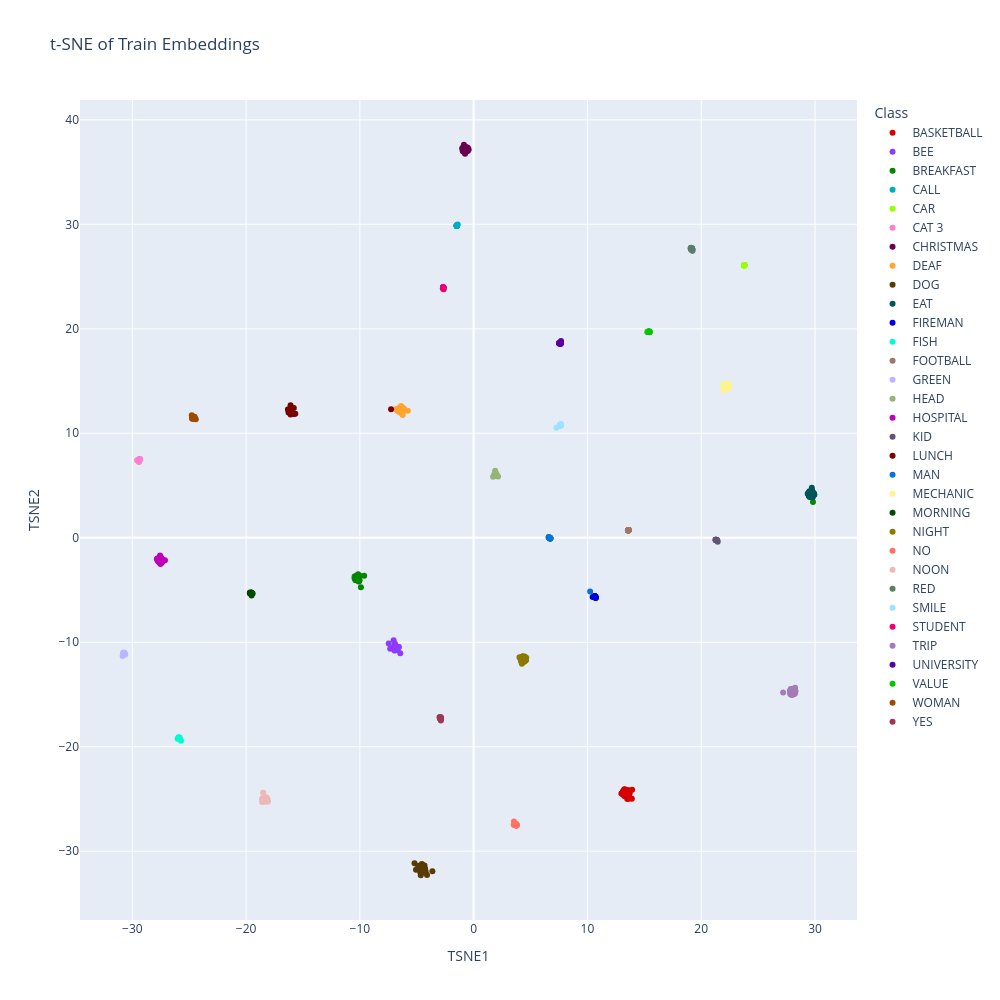

Notebook source saved alongside this figure:
### Code cell
embeddings = train["last_embeddings"]
labels = train["labels"]
id_to_label = train["id_to_label"]

class_names = [id_to_label[label] for label in labels]

tsne = TSNE(
    n_components=2,
    perplexity=30,
    learning_rate="auto",
    init="pca",
    random_state=42
)

embeddings_2d = tsne.fit_transform(embeddings)

df = pd.DataFrame({
    "TSNE1": embeddings_2d[:, 0],
    "TSNE2": embeddings_2d[:, 1],
    "Class": class_names
})

palette_32 = cc.glasbey[:32]

fig = px.scatter(
    df,
    x="TSNE1",
    y="TSNE2",
    color="Class",
    title="t-SNE of Train Embeddings",
    width=1000,
    height=1000,
    color_discrete_sequence=palette_32
)

fig.show()

### Figure 1 — Plotly figure (JSON) as saved in the notebook; plotly's stock layout.template omitted (floating-point values rounded to 4 significant figures)
{"data": [{"hovertemplate": "Class=BASKETBALL<br>TSNE1=%{x}<br>TSNE2=%{y}<extra></extra>", "legendgroup": "BASKETBALL", "marker": {"color": "#d60000", "symbol": "circle"}, "mode": "markers", "name": "BASKETBALL", "orientation": "v", "showlegend": true, "type": "scatter", "x": [13.33, 13.49, 13.93, 13.13, 13.67, 13.27, 13.6, 13.17, 13.24, 13.19, 13.14, 13.72, 13.48, 13.11, 13.54, 13.09, 13.27, 13.59, 13.64, 13.57, 13.9, 13.62, 13.33, 13.25, 13.23, 13.21, 12.98, 13.62, 13.64, 13.67], "xaxis": "x", "y": [-24.67, -24.97, -24.13, -24.27, -24.73, -24.73, -24.63, -24.42, -24.07, -24.22, -24.57, -24.41, -24.17, -24.54, -24.23, -24.36, -24.12, -24.17, -24.57, -25.0, -24.98, -24.26, -24.1, -24.18, -24.7, -24.58, -24.48, -24.2, -24.4, -24.51], "yaxis": "y"}, {"hovertemplate": "Class=BEE<br>TSNE1=%{x}<br>TSNE2=%{y}<extra></extra>", "legendgroup": "BEE", "marker": {"color": "#8c3bff", "symbol": "circle"}, "mode": "markers", "name": "BEE", "orientation": "v", "showlegend": true, "type": "scatter", "x": [-7.028, -6.88, -6.939, -6.876, -6.847, -6.682, -6.584, -7.337, -6.945, -6.748, -6.965, -7.088, -6.875, -6.883, -6.919, -6.843, -6.673, -6.687, -6.781, -6.841, -6.45, -6.915, -7.035, -6.593, -7.465, -6.669], "xaxis": "x", "y": [-10.59, -10.6, -10.41, -10.55, -10.76, -10.54, -10.46, -10.63, -10.7, -10.71, -10.8, -10.47, -10.63, -10.55, -10.35, -10.47, -10.64, -10.45, -10.51, -10.68, -11.06, -10.14, -9.815, -10.45, -10.11, -10.44], "yaxis": "y"}, {"hovertemplate": "Class=BREAKFAST<br>TSNE1=%{x}<br>TSNE2=%{y}<extra></extra>", "legendgroup": "BREAKFAST", "marker": {"color": "#018700", "symbol": "circle"}, "mode": "markers", "name": "BREAKFAST", "orientation": "v", "showlegend": true, "type": "scatter", "x": [-9.91, -10.11, -9.964, -10.06, 29.82, -10.46, -10.3, -10.35, -10.04, -10.23, -10.39, -10.07, -9.624, -10.15, -10.32, -10.33, -10.44, -10.46, -10.29, -10.05, -10.35, -10.11, -10.24, -10.27, -10.31, -10.26], "xaxis": "x", "y": [-4.743, -4.107, -3.663, -4.054, 3.415, -3.895, -3.77, -3.705, -4.075, -3.782, -4.057, -4.173, -3.632, -3.49, -3.68, -3.709, -3.83, -3.708, -3.647, -4.101, -3.681, -4.194, -3.605, -3.798, -3.786, -3.779], "yaxis": "y"}, {"hovertemplate": "Class=CALL<br>TSNE1=%{x}<br>TSNE2=%{y}<extra></extra>", "legendgroup": "CALL", "marker": {"color": "#00acc6", "symbol": "circle"}, "mode": "markers", "name": "CALL", "orientation": "v", "showlegend": true, "type": "scatter", "x": [-1.489, -1.489, -1.485, -1.49, -1.488, -1.489, -1.489, -1.487, -1.473, -1.486, -1.488, -1.475, -1.493, -1.486, -1.487, -1.403, -1.489, -1.486, -1.476], "xaxis": "x", "y": [29.87, 29.85, 29.87, 29.85, 29.87, 29.86, 29.87, 29.86, 29.92, 29.87, 29.87, 29.91, 29.83, 29.86, 29.86, 29.98, 29.86, 29.9, 29.89], "yaxis": "y"}, {"hovertemplate": "Class=CAR<br>TSNE1=%{x}<br>TSNE2=%{y}<extra></extra>", "legendgroup": "CAR", "marker": {"color": "#97ff00", "symbol": "circle"}, "mode": "markers", "name": "CAR", "orientation": "v", "showlegend": true, "type": "scatter", "x": [23.78, 23.78, 23.8, 23.77, 23.79, 23.77, 23.77, 23.77, 23.79, 23.78, 23.78, 23.77, 23.77, 23.78, 23.78, 23.75, 23.77, 23.78, 23.78], "xaxis": "x", "y": [26.08, 26.07, 26.09, 26.08, 26.08, 26.07, 26.07, 26.08, 26.08, 26.07, 26.07, 26.08, 26.07, 26.08, 26.07, 26.06, 26.08, 26.09, 26.06], "yaxis": "y"}, {"hovertemplate": "Class=CAT 3<br>TSNE1=%{x}<br>TSNE2=%{y}<extra></extra>", "legendgroup": "CAT 3", "marker": {"color": "#ff7ed1", "symbol": "circle"}, "mode": "markers", "name": "CAT 3", "orientation": "v", "showlegend": true, "type": "scatter", "x": [-29.36, -29.36, -29.36, -29.36, -29.36, -29.37, -29.35, -29.41, -29.38, -29.37, -29.36, -29.36, -29.38, -29.37, -29.39, -29.39, -29.37, -29.37, -29.36, -29.36, -29.58], "xaxis": "x", "y": [7.496, 7.49, 7.496, 7.496, 7.501, 7.497, 7.516, 7.251, 7.528, 7.464, 7.502, 7.507, 7.498, 7.489, 7.473, 7.475, 7.506, 7.498, 7.5, 7.5, 7.427], "yaxis": "y"}, {"hovertemplate": "Class=CHRISTMAS<br>TSNE1=%{x}<br>TSNE2=%{y}<extra></extra>", "legendgroup": "CHRISTMAS", "marker": {"color": "#6b004f", "symbol": "circle"}, "mode": "markers", "name": "CHRISTMAS", "orientation": "v", "showlegend": true, "type": "scatter", "x": [-0.7847, -0.6079, -0.9028, -0.9674, -0.6169, -0.5455, -1.002, -0.4812, -0.9302, -0.5716, -0.5362, -0.8006, -0.8589, -0.5167, -0.9002, -0.8746, -0.7566, -0.7567, -0.8041, -0.5613, -0.876, -0.4596, -0.4544, -0.922, -0.9681, -0.6602], "xaxis": "x", "y": [37.46, 37.34, 37.1, 37.03, 37.36, 37.08, 37.26, 37.09, 37.18, 37.0, 37.05, 36.9, 37.61, 37.33, 37.28, 36.97, 36.76, 36.9, 36.94, 37.18, 37.23, 37.11, 37.21, 36.97, 37.32, 37.36], "yaxis": "y"}, {"hovertemplate": "Class=DEAF<br>TSNE1=%{x}<br>TSNE2=%{y}<extra></extra>", "legendgroup": "DEAF", "marker": {"color": "#ffa52f", "symbol": "circle"}, "mode": "markers", "name": "DEAF", "orientation": "v", "showlegend": true, "type": "scatter", "x": [-6.103, -6.245, -6.637, -6.833, -6.227, -6.465, -6.186, -6.408, -6.207, -6.088, -6.481, -6.318, -6.293, -6.365, -5.786, -6.566, -6.371, -6.255, -6.667, -6.149, -6.237, -6.655, -6.53, -6.182, -6.234, -6.233], "xaxis": "x", "y": [12.27, 11.74, 12.28, 12.3, 12.0, 12.43, 12.24, 12.11, 12.37, 12.31, 12.0, 12.12, 12.41, 12.06, 12.15, 12.19, 12.61, 12.45, 12.11, 12.34, 12.41, 12.35, 12.43, 12.3, 12.41, 12.1], "yaxis": "y"}, {"hovertemplate": "Class=DOG<br>TSNE1=%{x}<br>TSNE2=%{y}<extra></extra>", "legendgroup": "DOG", "marker": {"color": "#573b00", "symbol": "circle"}, "mode": "markers", "name": "DOG", "orientation": "v", "showlegend": true, "type": "scatter", "x": [-4.254, -4.34, -4.494, -4.587, -4.26, -4.36, -4.891, -4.628, -4.296, -4.661, -4.312, -4.599, -4.376, -4.27, -4.323, -4.612, -4.648, -4.307, -4.701, -4.099, -4.221, -5.198, -4.557, -4.437, -4.764, -4.461, -3.628, -5.069, -4.317, -4.634], "xaxis": "x", "y": [-31.83, -31.63, -31.97, -31.85, -31.94, -31.62, -31.4, -31.67, -31.7, -31.86, -31.64, -31.96, -31.96, -31.68, -31.36, -31.93, -32.3, -31.7, -31.99, -32.28, -32.02, -31.14, -31.22, -31.35, -31.78, -31.49, -31.92, -31.78, -31.98, -31.77], "yaxis": "y"}, {"hovertemplate": "Class=EAT<br>TSNE1=%{x}<br>TSNE2=%{y}<extra></extra>", "legendgroup": "EAT", "marker": {"color": "#005659", "symbol": "circle"}, "mode": "markers", "name": "EAT", "orientation": "v", "showlegend": true, "type": "scatter", "x": [29.92, 29.36, 29.42, 29.75, 29.46, 29.87, 29.79, 29.84, 29.72, 29.91, 29.76, 29.48, 29.49, 29.43, 29.74, 29.66, 29.5, 29.6, 29.44, 29.77, 29.53, 29.55, 29.51, 29.76, 29.86, 29.95], "xaxis": "x", "y": [4.228, 4.217, 4.301, 4.5, 4.022, 4.174, 3.853, 4.311, 4.786, 4.147, 3.908, 4.286, 3.989, 4.173, 3.943, 4.407, 3.938, 4.047, 4.122, 4.374, 3.912, 4.38, 4.448, 4.494, 4.089, 4.116], "yaxis": "y"}, {"hovertemplate": "Class=FIREMAN<br>TSNE1=%{x}<br>TSNE2=%{y}<extra></extra>", "legendgroup": "FIREMAN", "marker": {"color": "#0000dd", "symbol": "circle"}, "mode": "markers", "name": "FIREMAN", "orientation": "v", "showlegend": true, "type": "scatter", "x": [10.69, 10.68, 10.7, 10.69, 10.63, 10.68, 10.72, 10.65, 10.65, 10.69, 10.73, 10.72, 10.63, 10.62, 10.63, 10.62, 10.7, 10.45, 10.72, 10.72], "xaxis": "x", "y": [-5.656, -5.648, -5.676, -5.664, -5.565, -5.66, -5.766, -5.594, -5.632, -5.658, -5.734, -5.712, -5.581, -5.607, -5.617, -5.598, -5.672, -5.662, -5.709, -5.707], "yaxis": "y"}, {"hovertemplate": "Class=FISH<br>TSNE1=%{x}<br>TSNE2=%{y}<extra></extra>", "legendgroup": "FISH", "marker": {"color": "#00fdcf", "symbol": "circle"}, "mode": "markers", "name": "FISH", "orientation": "v", "showlegend": true, "type": "scatter", "x": [-25.72, -26.02, -25.9, -25.87, -25.87, -25.8, -25.89, -25.87, -25.93, -25.87, -25.85, -25.89, -25.9, -25.86, -25.87, -25.9, -25.85, -25.86, -25.87, -25.86, -25.87], "xaxis": "x", "y": [-19.43, -19.23, -19.15, -19.16, -19.19, -19.32, -19.14, -19.17, -19.09, -19.19, -19.14, -19.16, -19.15, -19.2, -19.19, -19.13, -19.21, -19.21, -19.18, -19.2, -19.19], "yaxis": "y"}, {"hovertemplate": "Class=FOOTBALL<br>TSNE1=%{x}<br>TSNE2=%{y}<extra></extra>", "legendgroup": "FOOTBALL", "marker": {"color": "#a17569", "symbol": "circle"}, "mode": "markers", "name": "FOOTBALL", "orientation": "v", "showlegend": true, "type": "scatter", "x": [13.61, 13.59, 13.66, 13.59, 13.61, 13.59, 13.59, 13.61, 13.6, 13.55, 13.6, 13.62, 13.58, 13.59, 13.59, 13.6, 13.58, 13.59, 13.61, 13.57], "xaxis": "x", "y": [0.7222, 0.7104, 0.7344, 0.7037, 0.7138, 0.7149, 0.7099, 0.7184, 0.7213, 0.7003, 0.7062, 0.7233, 0.7214, 0.7122, 0.7071, 0.7048, 0.7251, 0.7172, 0.7268, 0.7035], "yaxis": "y"}, {"hovertemplate": "Class=GREEN<br>TSNE1=%{x}<br>TSNE2=%{y}<extra></extra>", "legendgroup": "GREEN", "marker": {"color": "#bcb6ff", "symbol": "circle"}, "mode": "markers", "name": "GREEN", "orientation": "v", "showlegend": true, "type": "scatter", "x": [-30.78, -30.75, -30.75, -30.75, -30.67, -30.7, -30.69, -30.77, -30.77, -30.76, -30.74, -30.75, -30.62, -30.85, -30.74, -30.71, -30.82, -30.75, -30.75, -30.71, -30.73], "xaxis": "x", "y": [-11.1, -11.03, -11.04, -11.04, -11.07, -11.16, -11.02, -11.03, -11.04, -11.1, -11.02, -10.97, -11.17, -11.31, -11.04, -11.13, -11.07, -11.05, -11.03, -11.03, -11.04], "yaxis": "y"}, {"hovertemplate": "Class=HEAD<br>TSNE1=%{x}<br>TSNE2=%{y}<extra></extra>", "legendgroup": "HEAD", "marker": {"color": "#95b577", "symbol": "circle"}, "mode": "markers", "name": "HEAD", "orientation": "v", "showlegend": true, "type": "scatter", "x": [1.806, 1.949, 1.912, 1.924, 1.707, 1.909, 1.936, 1.89, 1.864, 1.919, 1.945, 1.887, 1.909, 1.905, 2.147, 1.886, 1.902, 2.006, 1.954, 1.925, 1.89], "xaxis": "x", "y": [6.06, 6.02, 6.08, 6.079, 5.849, 5.933, 6.091, 6.049, 6.024, 6.023, 6.078, 5.981, 6.109, 6.091, 5.865, 6.424, 6.012, 6.104, 6.168, 6.028, 6.008], "yaxis": "y"}, {"hovertemplate": "Class=HOSPITAL<br>TSNE1=%{x}<br>TSNE2=%{y}<extra></extra>", "legendgroup": "HOSPITAL", "marker": {"color": "#bf03b8", "symbol": "circle"}, "mode": "markers", "name": "HOSPITAL", "orientation": "v", "showlegend": true, "type": "scatter", "x": [-27.38, -27.13, -27.4, -27.45, -27.56, -27.48, -27.37, -27.7, -27.68, -27.3, -27.64, -27.84, -27.59, -27.77, -27.53, -27.72, -27.81, -27.56, -27.32, -27.43, -27.62, -27.5, -27.38, -27.74, -27.46, -27.34], "xaxis": "x", "y": [-2.118, -2.157, -2.099, -2.366, -2.402, -2.418, -2.128, -2.178, -2.292, -2.178, -2.339, -2.054, -2.384, -2.151, -2.517, -2.148, -1.978, -1.7, -2.192, -1.962, -1.862, -1.864, -2.34, -2.258, -2.423, -2.124], "yaxis": "y"}, {"hovertemplate": "Class=KID<br>TSNE1=%{x}<br>TSNE2=%{y}<extra></extra>", "legendgroup": "KID", "marker": {"color": "#645474", "symbol": "circle"}, "mode": "markers", "name": "KID", "orientation": "v", "showlegend": true, "type": "scatter", "x": [21.27, 21.31, 21.32, 21.32, 21.31, 21.32, 21.31, 21.32, 21.36, 21.3, 21.36, 21.41, 21.34, 21.36, 21.32, 21.26, 21.33, 21.36, 21.25, 21.45], "xaxis": "x", "y": [-0.1825, -0.2108, -0.2246, -0.2243, -0.2115, -0.2335, -0.1919, -0.226, -0.2298, -0.2006, -0.2416, -0.2335, -0.2421, -0.2383, -0.1917, -0.2161, -0.228, -0.2467, -0.1939, -0.376], "yaxis": "y"}, {"hovertemplate": "Class=LUNCH<br>TSNE1=%{x}<br>TSNE2=%{y}<extra></extra>", "legendgroup": "LUNCH", "marker": {"color": "#790000", "symbol": "circle"}, "mode": "markers", "name": "LUNCH", "orientation": "v", "showlegend": true, "type": "scatter", "x": [-16.19, -15.68, -16.09, -7.259, -16.18, -16.21, -16.08, -16.22, -16.02, -15.81, -16.01, -16.3, -15.95, -15.81, -16.12, -16.03, -16.22, -16.13, -16.21, -16.2, -16.19, -16.32, -16.27, -16.0, -16.1], "xaxis": "x", "y": [12.03, 11.88, 12.68, 12.31, 12.03, 12.06, 11.98, 12.25, 12.15, 11.84, 12.08, 12.28, 12.45, 12.42, 12.02, 12.03, 12.02, 12.04, 12.09, 12.15, 12.04, 12.27, 11.99, 12.1, 11.8], "yaxis": "y"}, {"hovertemplate": "Class=MAN<br>TSNE1=%{x}<br>TSNE2=%{y}<extra></extra>", "legendgroup": "MAN", "marker": {"color": "#0774d8", "symbol": "circle"}, "mode": "markers", "name": "MAN", "orientation": "v", "showlegend": true, "type": "scatter", "x": [6.753, 6.721, 6.716, 10.24, 6.716, 6.702, 6.703, 6.691, 6.655, 6.744, 6.581, 6.678, 6.723, 6.608, 6.69, 6.73, 6.709, 6.615, 6.64, 6.682, 6.746], "xaxis": "x", "y": [-0.05424, -0.03078, -0.0564, -5.137, -0.04679, -0.064, -0.01746, -0.0425, -0.03356, -0.0677, 0.04741, 0.01257, -0.06619, 0.06775, -0.03654, -0.06197, -0.02639, 0.002306, -0.001686, -0.03369, -0.0604], "yaxis": "y"}, {"hovertemplate": "Class=MECHANIC<br>TSNE1=%{x}<br>TSNE2=%{y}<extra></extra>", "legendgroup": "MECHANIC", "marker": {"color": "#fdf490", "symbol": "circle"}, "mode": "markers", "name": "MECHANIC", "orientation": "v", "showlegend": true, "type": "scatter", "x": [22.35, 22.35, 22.03, 21.95, 22.04, 22.26, 22.05, 22.42, 22.01, 22.44, 21.93, 22.25, 22.45, 22.26, 22.25, 22.43, 21.97, 22.11, 22.43, 22.42, 22.19, 22.1, 22.31, 22.0, 22.42, 22.08], "xaxis": "x", "y": [14.67, 14.68, 14.74, 14.11, 14.63, 14.71, 14.18, 14.44, 14.63, 14.42, 14.45, 14.3, 14.69, 14.75, 14.74, 14.45, 14.53, 14.3, 14.29, 14.52, 14.27, 14.65, 14.3, 14.46, 14.41, 14.31], "yaxis": "y"}, {"hovertemplate": "Class=MORNING<br>TSNE1=%{x}<br>TSNE2=%{y}<extra></extra>", "legendgroup": "MORNING", "marker": {"color": "#004b00", "symbol": "circle"}, "mode": "markers", "name": "MORNING", "orientation": "v", "showlegend": true, "type": "scatter", "x": [-19.55, -19.6, -19.52, -19.58, -19.53, -19.64, -19.67, -19.51, -19.61, -19.53, -19.61, -19.54, -19.62, -19.55, -19.52, -19.59, -19.66, -19.58, -19.42, -19.52, -19.52], "xaxis": "x", "y": [-5.254, -5.281, -5.288, -5.304, -5.298, -5.312, -5.317, -5.282, -5.332, -5.302, -5.336, -5.258, -5.287, -5.233, -5.271, -5.31, -5.248, -5.279, -5.342, -5.365, -5.52], "yaxis": "y"}, {"hovertemplate": "Class=NIGHT<br>TSNE1=%{x}<br>TSNE2=%{y}<extra></extra>", "legendgroup": "NIGHT", "marker": {"color": "#8e7900", "symbol": "circle"}, "mode": "markers", "name": "NIGHT", "orientation": "v", "showlegend": true, "type": "scatter", "x": [4.172, 4.598, 4.028, 4.621, 4.514, 4.308, 4.113, 4.19, 4.439, 4.143, 4.586, 4.333, 4.566, 4.195, 4.165, 4.211, 4.312, 4.201, 4.473, 4.482, 4.37, 4.602, 4.488, 4.515, 4.496, 4.238], "xaxis": "x", "y": [-11.61, -11.65, -11.45, -11.48, -11.49, -11.35, -11.58, -11.75, -11.88, -11.6, -11.57, -11.37, -11.7, -11.56, -11.82, -11.8, -11.87, -11.43, -11.79, -11.36, -11.44, -11.69, -11.77, -11.43, -11.81, -12.05], "yaxis": "y"}, {"hovertemplate": "Class=NO<br>TSNE1=%{x}<br>TSNE2=%{y}<extra></extra>", "legendgroup": "NO", "marker": {"color": "#ff7266", "symbol": "circle"}, "mode": "markers", "name": "NO", "orientation": "v", "showlegend": true, "type": "scatter", "x": [3.764, 3.778, 3.737, 3.585, 3.546, 3.752, 3.73, 3.735, 3.768, 3.742, 3.764, 3.758, 3.758, 3.741, 3.754, 3.78, 3.519, 3.706, 3.748, 3.745], "xaxis": "x", "y": [-27.51, -27.54, -27.49, -27.47, -27.15, -27.5, -27.51, -27.49, -27.5, -27.51, -27.5, -27.41, -27.52, -27.48, -27.46, -27.53, -27.46, -27.53, -27.52, -27.51], "yaxis": "y"}, {"hovertemplate": "Class=NOON<br>TSNE1=%{x}<br>TSNE2=%{y}<extra></extra>", "legendgroup": "NOON", "marker": {"color": "#edb8b8", "symbol": "circle"}, "mode": "markers", "name": "NOON", "orientation": "v", "showlegend": true, "type": "scatter", "x": [-18.28, -18.59, -18.13, -18.5, -18.32, -18.55, -18.43, -18.19, -18.2, -18.41, -18.08, -18.1, -18.21, -18.17, -18.45, -18.53, -18.39, -18.57, -18.56, -18.15, -18.33, -18.21, -18.55, -18.19, -18.22], "xaxis": "x", "y": [-24.85, -25.3, -25.04, -24.4, -25.22, -25.16, -25.22, -25.04, -25.03, -24.97, -25.27, -25.13, -24.86, -25.19, -25.26, -25.25, -24.9, -24.98, -24.94, -25.01, -25.24, -24.92, -25.08, -24.93, -24.98], "yaxis": "y"}, {"hovertemplate": "Class=RED<br>TSNE1=%{x}<br>TSNE2=%{y}<extra></extra>", "legendgroup": "RED", "marker": {"color": "#5d7e66", "symbol": "circle"}, "mode": "markers", "name": "RED", "orientation": "v", "showlegend": true, "type": "scatter", "x": [19.21, 19.11, 19.18, 19.06, 19.22, 19.19, 19.21, 19.21, 19.1, 19.21, 19.17, 19.2, 19.17, 19.15, 19.18, 19.16, 19.17, 19.19, 19.12, 19.19, 19.23], "xaxis": "x", "y": [27.61, 27.56, 27.55, 27.72, 27.61, 27.64, 27.62, 27.48, 27.75, 27.59, 27.63, 27.71, 27.59, 27.66, 27.68, 27.6, 27.7, 27.63, 27.7, 27.61, 27.46], "yaxis": "y"}, {"hovertemplate": "Class=SMILE<br>TSNE1=%{x}<br>TSNE2=%{y}<extra></extra>", "legendgroup": "SMILE", "marker": {"color": "#9ae4ff", "symbol": "circle"}, "mode": "markers", "name": "SMILE", "orientation": "v", "showlegend": true, "type": "scatter", "x": [7.627, 7.679, 7.673, 7.599, 7.684, 7.622, 7.66, 7.622, 7.655, 7.618, 7.614, 7.566, 7.596, 7.646, 7.275, 7.608, 7.581, 7.597, 7.627, 7.594, 7.615], "xaxis": "x", "y": [10.77, 10.71, 10.76, 10.77, 10.84, 10.81, 10.8, 10.79, 10.89, 10.72, 10.78, 10.78, 10.79, 10.79, 10.52, 10.81, 10.71, 10.76, 10.83, 10.76, 10.82], "yaxis": "y"}, {"hovertemplate": "Class=STUDENT<br>TSNE1=%{x}<br>TSNE2=%{y}<extra></extra>", "legendgroup": "STUDENT", "marker": {"color": "#eb0077", "symbol": "circle"}, "mode": "markers", "name": "STUDENT", "orientation": "v", "showlegend": true, "type": "scatter", "x": [-2.711, -2.672, -2.686, -2.643, -2.688, -2.685, -2.635, -2.677, -2.693, -2.672, -2.697, -2.695, -2.645, -2.682, -2.674, -2.685, -2.68, -2.674, -2.676, -2.686], "xaxis": "x", "y": [23.87, 23.95, 23.95, 23.94, 23.95, 23.95, 23.78, 23.96, 23.94, 23.97, 23.92, 23.93, 23.95, 23.97, 23.95, 23.95, 23.96, 23.97, 23.92, 23.97], "yaxis": "y"}, {"hovertemplate": "Class=TRIP<br>TSNE1=%{x}<br>TSNE2=%{y}<extra></extra>", "legendgroup": "TRIP", "marker": {"color": "#a57bb8", "symbol": "circle"}, "mode": "markers", "name": "TRIP", "orientation": "v", "showlegend": true, "type": "scatter", "x": [27.81, 28.25, 28.22, 28.03, 27.82, 28.25, 27.8, 27.82, 27.84, 27.92, 27.87, 28.14, 27.94, 28.17, 28.13, 27.82, 27.88, 28.21, 28.27, 27.93, 28.27, 28.25, 27.96, 27.9, 28.03, 27.93, 27.2], "xaxis": "x", "y": [-14.63, -14.82, -14.94, -15.02, -14.95, -14.36, -14.75, -14.78, -14.86, -14.96, -14.54, -14.55, -15.06, -14.9, -14.99, -14.62, -14.47, -14.75, -14.69, -14.56, -14.66, -14.62, -14.48, -14.54, -14.94, -14.96, -14.82], "yaxis": "y"}, {"hovertemplate": "Class=UNIVERSITY<br>TSNE1=%{x}<br>TSNE2=%{y}<extra></extra>", "legendgroup": "UNIVERSITY", "marker": {"color": "#5900a3", "symbol": "circle"}, "mode": "markers", "name": "UNIVERSITY", "orientation": "v", "showlegend": true, "type": "scatter", "x": [7.67, 7.597, 7.501, 7.637, 7.666, 7.562, 7.619, 7.672, 7.607, 7.626, 7.622, 7.596, 7.559, 7.651, 7.5, 7.593, 7.627, 7.678, 7.675, 7.634, 7.637], "xaxis": "x", "y": [18.64, 18.64, 18.59, 18.59, 18.69, 18.66, 18.58, 18.66, 18.64, 18.67, 18.61, 18.56, 18.6, 18.63, 18.64, 18.61, 18.68, 18.82, 18.66, 18.61, 18.55], "yaxis": "y"}, {"hovertemplate": "Class=VALUE<br>TSNE1=%{x}<br>TSNE2=%{y}<extra></extra>", "legendgroup": "VALUE", "marker": {"color": "#03c600", "symbol": "circle"}, "mode": "markers", "name": "VALUE", "orientation": "v", "showlegend": true, "type": "scatter", "x": [15.38, 15.37, 15.41, 15.41, 15.39, 15.33, 15.35, 15.38, 15.46, 15.38, 15.46, 15.39, 15.45, 15.35, 15.26, 15.44, 15.35, 15.4, 15.35, 15.38], "xaxis": "x", "y": [19.72, 19.72, 19.72, 19.7, 19.71, 19.73, 19.71, 19.71, 19.69, 19.71, 19.67, 19.7, 19.74, 19.71, 19.69, 19.73, 19.71, 19.7, 19.69, 19.71], "yaxis": "y"}, {"hovertemplate": "Class=WOMAN<br>TSNE1=%{x}<br>TSNE2=%{y}<extra></extra>", "legendgroup": "WOMAN", "marker": {"color": "#9e4b00", "symbol": "circle"}, "mode": "markers", "name": "WOMAN", "orientation": "v", "showlegend": true, "type": "scatter", "x": [-24.69, -24.42, -24.78, -24.67, -24.64, -24.64, -24.65, -24.67, -24.53, -24.67, -24.72, -24.66, -24.69, -24.67, -24.54, -24.67, -24.74, -24.76, -24.7, -24.64, -24.65], "xaxis": "x", "y": [11.49, 11.34, 11.73, 11.36, 11.51, 11.57, 11.51, 11.51, 11.56, 11.49, 11.52, 11.5, 11.47, 11.48, 11.58, 11.51, 11.45, 11.42, 11.48, 11.49, 11.5], "yaxis": "y"}, {"hovertemplate": "Class=YES<br>TSNE1=%{x}<br>TSNE2=%{y}<extra></extra>", "legendgroup": "YES", "marker": {"color": "#9c3b4f", "symbol": "circle"}, "mode": "markers", "name": "YES", "orientation": "v", "showlegend": true, "type": "scatter", "x": [-2.901, -2.933, -2.926, -2.901, -2.921, -3.001, -2.904, -2.89, -2.897, -2.879, -2.919, -2.938, -2.908, -2.907, -2.896, -2.88, -2.936, -2.895, -2.94, -2.88], "xaxis": "x", "y": [-17.39, -17.26, -17.23, -17.28, -17.16, -17.18, -17.22, -17.33, -17.25, -17.2, -17.29, -17.35, -17.29, -17.27, -17.31, -17.48, -17.25, -17.24, -17.2, -17.22], "yaxis": "y"}], "layout": {"height": 1000, "legend": {"title": {"text": "Class"}, "tracegroupgap": 0}, "title": {"text": "t-SNE of Train Embeddings"}, "width": 1000, "xaxis": {"anchor": "y", "domain": [0, 1], "title": {"text": "TSNE1"}}, "yaxis": {"anchor": "x", "domain": [0, 1], "title": {"text": "TSNE2"}}}}
